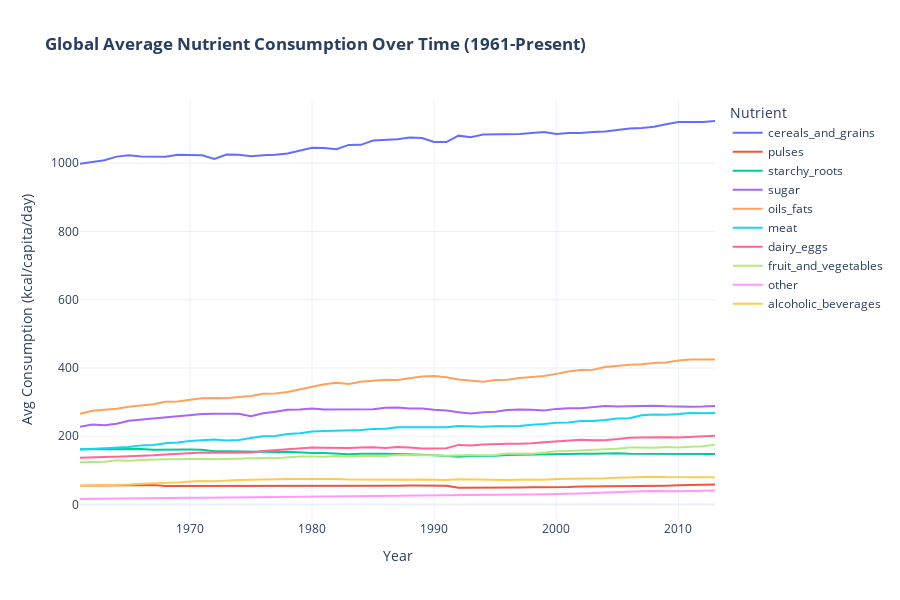

Notebook cell for this chart:
### Markdown cell above
## 2. Global Trends Analysis
Let's calculate the global average consumption for each nutrient category over time to understand the macro shifts in human diet.

### Code cell
# Calculate Global Averages per Year
global_trends = df.groupby('Year_Int')[nutrient_cols].mean().reset_index()

# Melt for Plotly
global_melted = global_trends.melt(id_vars='Year_Int', var_name='Nutrient', value_name='Consumption')

# Visualization: Global Trends Line Chart
fig = px.line(global_melted, x='Year_Int', y='Consumption', color='Nutrient',
              title='<b>Global Average Nutrient Consumption Over Time (1961-Present)</b>',
              labels={'Year_Int': 'Year', 'Consumption': 'Avg Consumption (kcal/capita/day)'},
              template='plotly_white')

fig.update_layout(hovermode="x unified", height=600)
fig.show()
